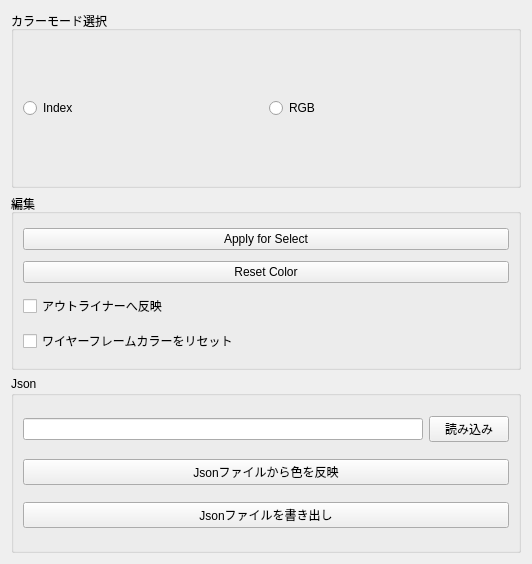
<?xml version="1.0" encoding="UTF-8"?>
<ui version="4.0">
 <class>NodeColorEditor</class>
 <widget class="QWidget" name="NodeColorEditor">
  <property name="geometry">
   <rect>
    <x>0</x>
    <y>0</y>
    <width>532</width>
    <height>564</height>
   </rect>
  </property>
  <property name="windowTitle">
   <string>Form</string>
  </property>
  <layout class="QVBoxLayout" name="verticalLayout_2">
   <item>
    <layout class="QVBoxLayout" name="verticalLayout">
     <item>
      <widget class="QGroupBox" name="gb_mode">
       <property name="title">
        <string>カラーモード選択</string>
       </property>
       <layout class="QHBoxLayout" name="horizontalLayout">
        <item>
         <widget class="QRadioButton" name="rb_index">
          <property name="text">
           <string>Index</string>
          </property>
         </widget>
        </item>
        <item>
         <widget class="QRadioButton" name="rb_rgb">
          <property name="text">
           <string>RGB</string>
          </property>
         </widget>
        </item>
       </layout>
      </widget>
     </item>
     <item>
      <widget class="QGroupBox" name="gb_edit">
       <property name="title">
        <string>編集</string>
       </property>
       <layout class="QVBoxLayout" name="verticalLayout_3">
        <item>
         <widget class="QPushButton" name="pb_apply_select">
          <property name="text">
           <string>Apply for Select</string>
          </property>
         </widget>
        </item>
        <item>
         <widget class="QPushButton" name="pb_reset">
          <property name="text">
           <string>Reset Color</string>
          </property>
         </widget>
        </item>
        <item>
         <widget class="QCheckBox" name="cb_outliner">
          <property name="text">
           <string>アウトライナーへ反映</string>
          </property>
         </widget>
        </item>
        <item>
         <widget class="QCheckBox" name="cb_wireframe">
          <property name="text">
           <string>ワイヤーフレームカラーをリセット</string>
          </property>
         </widget>
        </item>
       </layout>
      </widget>
     </item>
     <item>
      <widget class="QGroupBox" name="gb_json">
       <property name="title">
        <string>Json</string>
       </property>
       <layout class="QVBoxLayout" name="verticalLayout_4">
        <item>
         <layout class="QHBoxLayout" name="horizontalLayout_2">
          <item>
           <widget class="QLineEdit" name="le_dirc"/>
          </item>
          <item>
           <widget class="QPushButton" name="pb_browse">
            <property name="text">
             <string>読み込み</string>
            </property>
           </widget>
          </item>
         </layout>
        </item>
        <item>
         <widget class="QPushButton" name="pb_apply_json">
          <property name="text">
           <string>Jsonファイルから色を反映</string>
          </property>
         </widget>
        </item>
        <item>
         <widget class="QPushButton" name="pb_export">
          <property name="text">
           <string>Jsonファイルを書き出し</string>
          </property>
         </widget>
        </item>
       </layout>
      </widget>
     </item>
    </layout>
   </item>
  </layout>
 </widget>
 <resources/>
 <connections/>
</ui>
